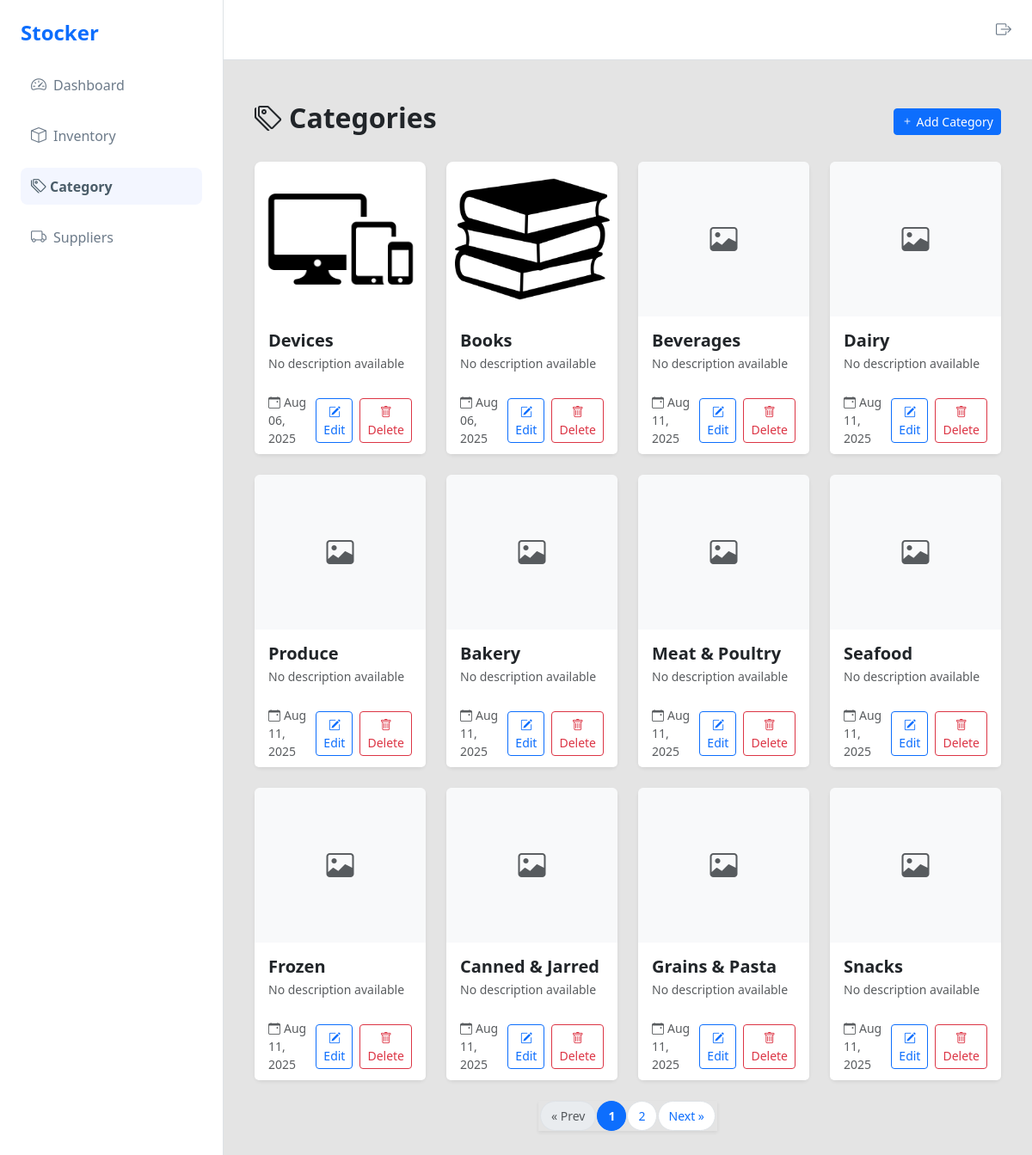
The app's page /inventory/categories/ (signed in), older data.
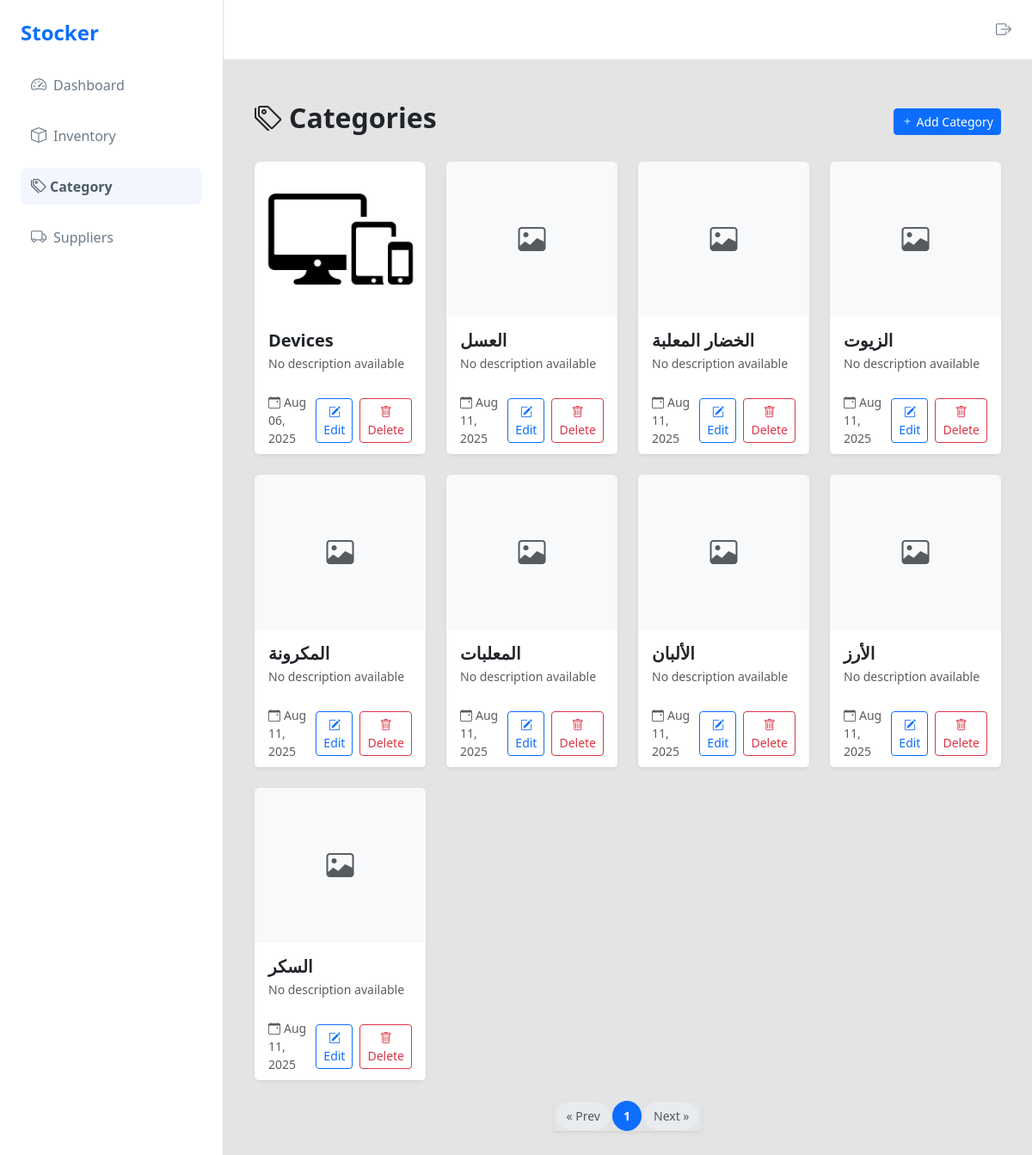
The same page, newer data.
### product/models.py (models this page shows, shortened)
class Category(models.Model):
    name = models.CharField(max_length=255, unique=True)
    description = models.TextField(blank=True, null=True)
    image = models.ImageField(upload_to='images/', blank=True, null=True)
    created_at = models.DateTimeField(auto_now_add=True)
    updated_at = models.DateTimeField(auto_now=True)

### product/views.py (the view)
# urls.py: path('categories/', views.categories_view, name='categories_view'),
@login_required
def categories_view(request: HttpRequest):
    categories = Category.objects.all()
    paginator = Paginator(categories, 12)
    page_number = request.GET.get("page")
    page_obj = paginator.get_page(page_number)
    params = request.GET.copy()
    params.pop('page', None)
    base_qs = params.urlencode()
    return render(request, 'categories/categories_page.html', {'base_qs': base_qs,'categories': page_obj, 'page_obj': page_obj})

### product/templates/categories/categories_page.html (shortened to what this page needs)
{% extends 'main/base.html' %}
{% load static %}
{% block main %}
<div class="container py-4">
  <div class="d-flex justify-content-between align-items-center mb-4">
        <h2 class="fw-bold"><i class="bi bi-tags me-2"></i>Categories</h2>
        {% if request.user.is_staff and perms.product.add_category%}
        <button class="btn btn-sm btn-primary"
                data-bs-toggle="modal" data-bs-target="#addCategoryModal">
        <i class="bi bi-plus"></i> Add Category
        </button>
        {% endif %}
  </div>
  {% if categories %}
    <div class="row g-4">
      {% for category in categories %}
        <div class="col-md-4 col-lg-3">
          <div class="card h-100 shadow-sm border-0 rounded-3">
            {% if category.image %}
              <img src="{{ category.image.url }}" class="card-img-top rounded-top"
                   alt="{{ category.name }}" style="height:180px;object-fit:contain;">
            {% else %}
              <div class="bg-light d-flex align-items-center justify-content-center rounded-top"
                   style="height:180px;">
                <i class="bi bi-image text-muted" style="font-size:2rem;"></i>
              </div>
            {% endif %}
            <div class="card-body">
              <h5 class="card-title fw-semibold mb-1">{{ category.name }}</h5>
              <p class="text-muted small mb-0">
                {{ category.description|default:"No description available" }}
              </p>
            </div>
            <div class="card-footer bg-white border-0 d-flex justify-content-between align-items-center">
              <small class="text-muted">
                <i class="bi bi-calendar-event me-1"></i>{{ category.created_at|date:"M d, Y" }}
              </small>
              <div class="d-flex gap-2">
                {% if request.user.is_staff and perms.product.edit_category%}
                <button class="btn btn-sm btn-outline-primary"
                        data-bs-toggle="modal" data-bs-target="#editCat{{ category.id }}">
                  <i class="bi bi-pencil-square"></i> Edit
                </button>
                {% endif %}
                {% if request.user.is_staff and perms.product.delete_category%}
                <button class="btn btn-sm btn-outline-danger"
                        data-bs-toggle="modal" data-bs-target="#delCat{{ category.id }}">
                  <i class="bi bi-trash"></i> Delete
                </button>
                {% endif %}
              </div>
            </div>
          </div>
        </div>
      {% endfor %}
    </div>
  {% else %}
    <div class="text-center text-muted py-5">
      <i class="bi bi-inbox" style="font-size:3rem;"></i>
      <p class="mt-3">No categories found.</p>
    </div>
  {% endif %}
  <nav class="mt-4 d-flex justify-content-center">
  <ul class="pagination pagination-sm pagination-rounded shadow-sm">
    {% if page_obj.has_previous %}
      <li class="page-item">
        <a class="page-link" href="?{% if base_qs %}{{ base_qs }}&{% endif %}page={{ page_obj.previous_page_number }}">
          &laquo; Prev
        </a>
      </li>
    {% else %}
      <li class="page-item disabled">
        <span class="page-link">&laquo; Prev</span>
      </li>
    {% endif %}
    {% for num in page_obj.paginator.page_range %}
      {% if num >= page_obj.number|add:'-2' and num <= page_obj.number|add:'2' %}
        <li class="page-item {% if page_obj.number == num %}active{% endif %}">
          <a class="page-link" href="?{% if base_qs %}{{ base_qs }}&{% endif %}page={{ num }}">{{ num }}</a>
        </li>
      {% endif %}
    {% endfor %}
    {% if page_obj.has_next %}
      <li class="page-item">
        <a class="page-link" href="?{% if base_qs %}{{ base_qs }}&{% endif %}page={{ page_obj.next_page_number }}">
          Next &raquo;
        </a>
      </li>
    {% else %}
      <li class="page-item disabled">
        <span class="page-link">Next &raquo;</span>
      </li>
    {% endif %}
  </ul>
</nav>
</div>
{% endblock %}

Row changes from the older to the newer data that the page shows:
removed Category: image (picture), name "Books", description "No description available", created_at "Aug 06, 2025"
removed Category: name "Beverages", description "No description available", created_at "Aug 11, 2025"
removed Category: name "Dairy", description "No description available", created_at "Aug 11, 2025"
removed Category: name "Produce", description "No description available", created_at "Aug 11, 2025"
removed Category: name "Bakery", description "No description available", created_at "Aug 11, 2025"
removed Category: name "Meat & Poultry", description "No description available", created_at "Aug 11, 2025"
removed Category: name "Seafood", description "No description available", created_at "Aug 11, 2025"
removed Category: name "Frozen", description "No description available", created_at "Aug 11, 2025"
removed Category: name "Canned & Jarred", description "No description available", created_at "Aug 11, 2025"
removed Category: name "Grains & Pasta", description "No description available", created_at "Aug 11, 2025"
removed Category: name "Snacks", description "No description available", created_at "Aug 11, 2025"
added Category: name "العسل", description "No description available", created_at "Aug 11, 2025"
added Category: name "الخضار المعلبة", description "No description available", created_at "Aug 11, 2025"
added Category: name "الزيوت", description "No description available", created_at "Aug 11, 2025"
added Category: name "المكرونة", description "No description available", created_at "Aug 11, 2025"
added Category: name "المعلبات", description "No description available", created_at "Aug 11, 2025"
added Category: name "الألبان", description "No description available", created_at "Aug 11, 2025"
added Category: name "الأرز", description "No description available", created_at "Aug 11, 2025"
added Category: name "السكر", description "No description available", created_at "Aug 11, 2025"
Text that changed along with them:
list line gone: "2"
